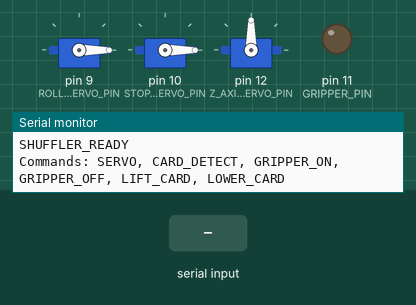
Bench run of a sketch on a simulated Arduino Uno, built with avr-gcc and run on an emulated ATmega328P. On the bench: 3 × servo, output pins drawn as LEDs (lit = HIGH), the last lines printed to the serial monitor. Inputs (shaded band) come from the test bench.

Above: at 1.2 s.
1.3 s: "GRIPPER_ON\n" received over Serial
At 2.0 s:
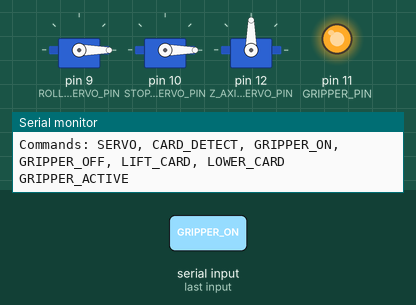
2.8 s: "LIFT_CARD\n" received over Serial
At 3.1 s:
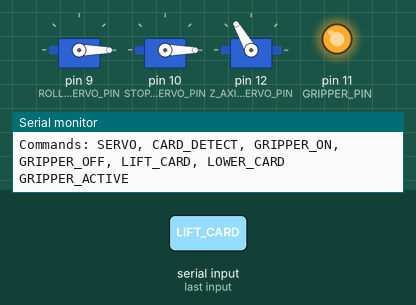
4.3 s: "GRIPPER_OFF\n" received over Serial
At 5.4 s:
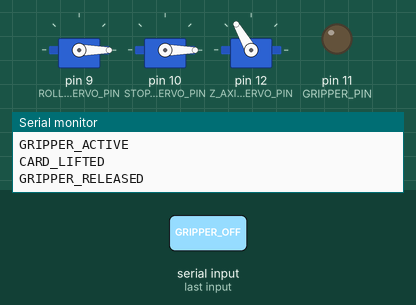
5.8 s: "LOWER_CARD\n" received over Serial
At 6.6 s:
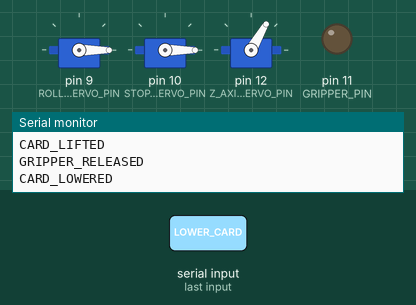
7.3 s: "GRIPPER_ON\n" received over Serial
At 7.7 s:
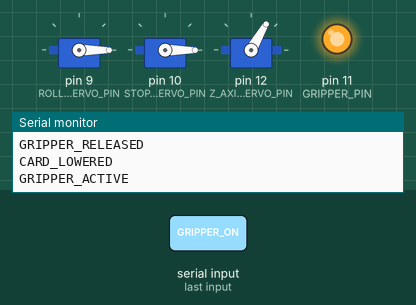
Timing chart, 0 to 9.8 s (numbered marks = the images above; inputs shaded):
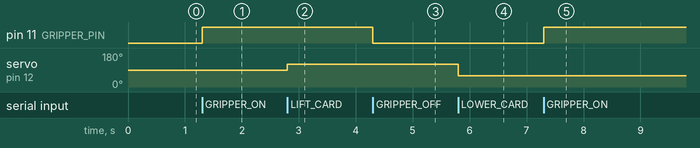

The sketch:

card_shuffler_controller.ino
```cpp
/*
 * Card Shuffler/Sorter Arduino Controller
 * Controls roller feed, stopper servo, card sensor, and gripper
 *
 * Hardware:
 * - 2x Servo motors (roller feed + stopper)
 * - IR sensor (card detection)
 * - Vacuum pump or servo gripper
 * - Optional: Z-axis servo for lift/lower
 *
 * Wiring:
 * - Roller Servo: Pin 9
 * - Stopper Servo: Pin 10
 * - Card Sensor (IR): Pin A0
 * - Gripper/Vacuum: Pin 11
 * - Z-Axis Servo: Pin 12 (optional)
 */

#include <Servo.h>

// Servo objects
Servo rollerServo;
Servo stopperServo;
Servo zAxisServo;  // Optional lift mechanism

// Pin definitions
#define ROLLER_SERVO_PIN 9
#define STOPPER_SERVO_PIN 10
#define Z_AXIS_SERVO_PIN 12
#define CARD_SENSOR_PIN A0
#define GRIPPER_PIN 11  // Relay for vacuum or servo signal

// Card sensor threshold (IR reflective sensor)
#define CARD_DETECT_THRESHOLD 500

// Z-axis positions
#define Z_LIFTED 120   // Card lifted for transport
#define Z_LOWERED 60   // Card in scanning position
#define Z_HOME 90      // Neutral position

// Current states
bool gripperActive = false;
int zPosition = Z_HOME;

void setup() {
  Serial.begin(115200);

  // Attach servos
  rollerServo.attach(ROLLER_SERVO_PIN);
  stopperServo.attach(STOPPER_SERVO_PIN);
  zAxisServo.attach(Z_AXIS_SERVO_PIN);

  // Setup pins
  pinMode(CARD_SENSOR_PIN, INPUT);
  pinMode(GRIPPER_PIN, OUTPUT);

  // Initialize to safe positions
  rollerServo.write(0);     // Idle
  stopperServo.write(0);    // Closed
  zAxisServo.write(Z_HOME);
  digitalWrite(GRIPPER_PIN, LOW);

  Serial.println("SHUFFLER_READY");
  Serial.println("Commands: SERVO, CARD_DETECT, GRIPPER_ON, GRIPPER_OFF, LIFT_CARD, LOWER_CARD");
}

void loop() {
  if (Serial.available()) {
    String command = Serial.readStringUntil('\n');
    command.trim();
    processCommand(command);
  }
}

void processCommand(String cmd) {

  if (cmd.startsWith("SERVO ")) {
    // SERVO <pin> <angle>
    int firstSpace = cmd.indexOf(' ');
    int secondSpace = cmd.indexOf(' ', firstSpace + 1);

    int pin = cmd.substring(firstSpace + 1, secondSpace).toInt();
    int angle = cmd.substring(secondSpace + 1).toInt();

    setServo(pin, angle);
    Serial.println("OK_SERVO");

  } else if (cmd == "CARD_DETECT") {
    // Check if card is present
    bool detected = checkCardPresent();
    Serial.println(detected ? "DETECTED" : "NOT_DETECTED");

  } else if (cmd == "GRIPPER_ON") {
    // Activate vacuum or close gripper
    digitalWrite(GRIPPER_PIN, HIGH);
    gripperActive = true;
    Serial.println("GRIPPER_ACTIVE");

  } else if (cmd == "GRIPPER_OFF") {
    // Deactivate vacuum or open gripper
    digitalWrite(GRIPPER_PIN, LOW);
    gripperActive = false;
    Serial.println("GRIPPER_RELEASED");

  } else if (cmd == "LIFT_CARD") {
    // Raise Z-axis for transport
    zAxisServo.write(Z_LIFTED);
    zPosition = Z_LIFTED;
    delay(300);
    Serial.println("CARD_LIFTED");

  } else if (cmd == "LOWER_CARD") {
    // Lower Z-axis for scanning
    zAxisServo.write(Z_LOWERED);
    zPosition = Z_LOWERED;
    delay(300);
    Serial.println("CARD_LOWERED");

  } else if (cmd == "Z_HOME") {
    // Return Z to neutral
    zAxisServo.write(Z_HOME);
    zPosition = Z_HOME;
    delay(300);
    Serial.println("Z_HOME");

  } else if (cmd == "STATUS") {
    // Report status
    Serial.print("GRIPPER:");
    Serial.print(gripperActive ? "ON" : "OFF");
    Serial.print(" Z:");
    Serial.print(zPosition);
    Serial.print(" CARD:");
    Serial.println(checkCardPresent() ? "YES" : "NO");

  } else {
    Serial.println("ERROR_UNKNOWN_COMMAND");
  }
}

void setServo(int pin, int angle) {
  // Constrain angle
  angle = constrain(angle, 0, 180);

  if (pin == ROLLER_SERVO_PIN) {
    rollerServo.write(angle);
  } else if (pin == STOPPER_SERVO_PIN) {
    stopperServo.write(angle);
  } else if (pin == Z_AXIS_SERVO_PIN) {
    zAxisServo.write(angle);
    zPosition = angle;
  }
}

bool checkCardPresent() {
  // Read IR sensor
  int sensorValue = analogRead(CARD_SENSOR_PIN);

  // Card blocks IR beam = low reading
  // No card = high reading
  return sensorValue < CARD_DETECT_THRESHOLD;
}

// Debugging: Print sensor value every second
unsigned long lastPrint = 0;
void debugSensor() {
  if (millis() - lastPrint > 1000) {
    int val = analogRead(CARD_SENSOR_PIN);
    Serial.print("Sensor: ");
    Serial.println(val);
    lastPrint = millis();
  }
}
```

Measured:
- after the input at 1.3 s, pin 11 (GRIPPER_PIN): LOW → HIGH at once
- after the input at 2.8 s, servo on pin 12 (Z_AXIS_SERVO_PIN): 90° → 120° at once
- after the input at 4.3 s, pin 11 (GRIPPER_PIN): HIGH → LOW at once
- after the input at 5.8 s, servo on pin 12 (Z_AXIS_SERVO_PIN): 120° → 60° at once
- after the input at 7.3 s, pin 11 (GRIPPER_PIN): LOW → HIGH at once
